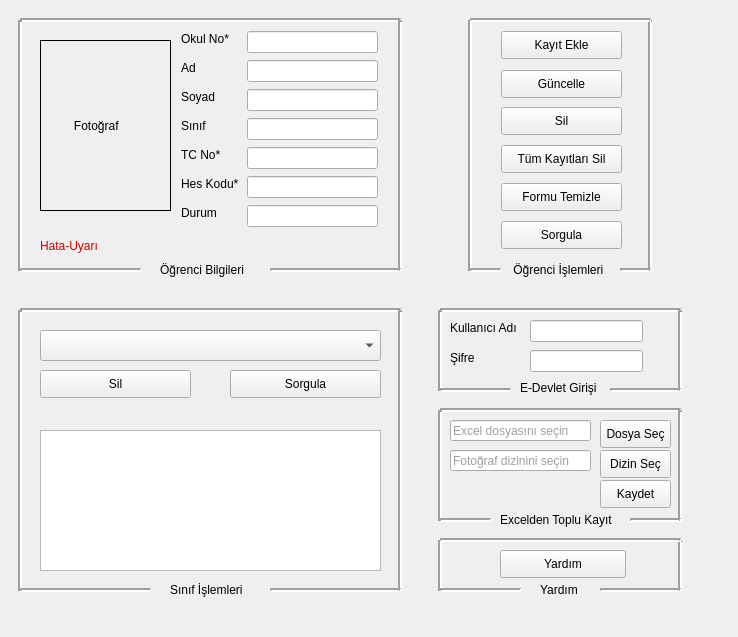
<?xml version="1.0" encoding="UTF-8"?>
<ui version="4.0">
 <class>anasayfa</class>
 <widget class="QWidget" name="anasayfa">
  <property name="geometry">
   <rect>
    <x>0</x>
    <y>0</y>
    <width>738</width>
    <height>637</height>
   </rect>
  </property>
  <property name="windowTitle">
   <string>Resimli HES Kodu Sorgulama</string>
  </property>
  <property name="windowIcon">
   <iconset>
    <normalon>../../../Desktop/unnamed.webp</normalon>
   </iconset>
  </property>
  <widget class="QComboBox" name="comboboxSinifSec">
   <property name="geometry">
    <rect>
     <x>40</x>
     <y>330</y>
     <width>341</width>
     <height>31</height>
    </rect>
   </property>
  </widget>
  <widget class="Line" name="line">
   <property name="geometry">
    <rect>
     <x>460</x>
     <y>20</y>
     <width>20</width>
     <height>251</height>
    </rect>
   </property>
   <property name="lineWidth">
    <number>2</number>
   </property>
   <property name="orientation">
    <enum>Qt::Vertical</enum>
   </property>
  </widget>
  <widget class="Line" name="line_2">
   <property name="geometry">
    <rect>
     <x>640</x>
     <y>20</y>
     <width>20</width>
     <height>251</height>
    </rect>
   </property>
   <property name="lineWidth">
    <number>2</number>
   </property>
   <property name="orientation">
    <enum>Qt::Vertical</enum>
   </property>
  </widget>
  <widget class="Line" name="line_3">
   <property name="geometry">
    <rect>
     <x>470</x>
     <y>10</y>
     <width>181</width>
     <height>20</height>
    </rect>
   </property>
   <property name="lineWidth">
    <number>2</number>
   </property>
   <property name="orientation">
    <enum>Qt::Horizontal</enum>
   </property>
  </widget>
  <widget class="Line" name="line_4">
   <property name="geometry">
    <rect>
     <x>470</x>
     <y>260</y>
     <width>31</width>
     <height>20</height>
    </rect>
   </property>
   <property name="lineWidth">
    <number>2</number>
   </property>
   <property name="orientation">
    <enum>Qt::Horizontal</enum>
   </property>
  </widget>
  <widget class="QLabel" name="label_8">
   <property name="geometry">
    <rect>
     <x>510</x>
     <y>260</y>
     <width>111</width>
     <height>20</height>
    </rect>
   </property>
   <property name="text">
    <string> Öğrenci İşlemleri</string>
   </property>
  </widget>
  <widget class="Line" name="line_5">
   <property name="geometry">
    <rect>
     <x>620</x>
     <y>260</y>
     <width>31</width>
     <height>20</height>
    </rect>
   </property>
   <property name="lineWidth">
    <number>2</number>
   </property>
   <property name="orientation">
    <enum>Qt::Horizontal</enum>
   </property>
  </widget>
  <widget class="Line" name="line_6">
   <property name="geometry">
    <rect>
     <x>20</x>
     <y>300</y>
     <width>381</width>
     <height>20</height>
    </rect>
   </property>
   <property name="lineWidth">
    <number>2</number>
   </property>
   <property name="orientation">
    <enum>Qt::Horizontal</enum>
   </property>
  </widget>
  <widget class="Line" name="line_7">
   <property name="geometry">
    <rect>
     <x>390</x>
     <y>310</y>
     <width>20</width>
     <height>281</height>
    </rect>
   </property>
   <property name="lineWidth">
    <number>2</number>
   </property>
   <property name="orientation">
    <enum>Qt::Vertical</enum>
   </property>
  </widget>
  <widget class="Line" name="line_8">
   <property name="geometry">
    <rect>
     <x>10</x>
     <y>310</y>
     <width>20</width>
     <height>281</height>
    </rect>
   </property>
   <property name="lineWidth">
    <number>2</number>
   </property>
   <property name="orientation">
    <enum>Qt::Vertical</enum>
   </property>
  </widget>
  <widget class="Line" name="line_9">
   <property name="geometry">
    <rect>
     <x>20</x>
     <y>580</y>
     <width>131</width>
     <height>20</height>
    </rect>
   </property>
   <property name="lineWidth">
    <number>2</number>
   </property>
   <property name="orientation">
    <enum>Qt::Horizontal</enum>
   </property>
  </widget>
  <widget class="QLabel" name="label_9">
   <property name="geometry">
    <rect>
     <x>170</x>
     <y>580</y>
     <width>111</width>
     <height>20</height>
    </rect>
   </property>
   <property name="text">
    <string>Sınıf İşlemleri</string>
   </property>
  </widget>
  <widget class="Line" name="line_10">
   <property name="geometry">
    <rect>
     <x>270</x>
     <y>580</y>
     <width>131</width>
     <height>20</height>
    </rect>
   </property>
   <property name="lineWidth">
    <number>2</number>
   </property>
   <property name="orientation">
    <enum>Qt::Horizontal</enum>
   </property>
  </widget>
  <widget class="Line" name="line_11">
   <property name="geometry">
    <rect>
     <x>20</x>
     <y>10</y>
     <width>381</width>
     <height>20</height>
    </rect>
   </property>
   <property name="lineWidth">
    <number>2</number>
   </property>
   <property name="orientation">
    <enum>Qt::Horizontal</enum>
   </property>
  </widget>
  <widget class="Line" name="line_12">
   <property name="geometry">
    <rect>
     <x>10</x>
     <y>20</y>
     <width>20</width>
     <height>251</height>
    </rect>
   </property>
   <property name="lineWidth">
    <number>2</number>
   </property>
   <property name="orientation">
    <enum>Qt::Vertical</enum>
   </property>
  </widget>
  <widget class="Line" name="line_13">
   <property name="geometry">
    <rect>
     <x>390</x>
     <y>20</y>
     <width>20</width>
     <height>251</height>
    </rect>
   </property>
   <property name="lineWidth">
    <number>2</number>
   </property>
   <property name="orientation">
    <enum>Qt::Vertical</enum>
   </property>
  </widget>
  <widget class="Line" name="line_14">
   <property name="geometry">
    <rect>
     <x>20</x>
     <y>260</y>
     <width>121</width>
     <height>20</height>
    </rect>
   </property>
   <property name="styleSheet">
    <string notr="true"/>
   </property>
   <property name="lineWidth">
    <number>2</number>
   </property>
   <property name="orientation">
    <enum>Qt::Horizontal</enum>
   </property>
  </widget>
  <widget class="QLabel" name="label_10">
   <property name="geometry">
    <rect>
     <x>160</x>
     <y>260</y>
     <width>111</width>
     <height>20</height>
    </rect>
   </property>
   <property name="text">
    <string>Öğrenci Bilgileri</string>
   </property>
  </widget>
  <widget class="Line" name="line_15">
   <property name="geometry">
    <rect>
     <x>270</x>
     <y>260</y>
     <width>131</width>
     <height>20</height>
    </rect>
   </property>
   <property name="styleSheet">
    <string notr="true"/>
   </property>
   <property name="lineWidth">
    <number>2</number>
   </property>
   <property name="orientation">
    <enum>Qt::Horizontal</enum>
   </property>
  </widget>
  <widget class="QLabel" name="resim">
   <property name="geometry">
    <rect>
     <x>40</x>
     <y>40</y>
     <width>131</width>
     <height>171</height>
    </rect>
   </property>
   <property name="styleSheet">
    <string notr="true"/>
   </property>
   <property name="frameShape">
    <enum>QFrame::Box</enum>
   </property>
   <property name="lineWidth">
    <number>1</number>
   </property>
   <property name="text">
    <string>         Fotoğraf</string>
   </property>
   <property name="scaledContents">
    <bool>true</bool>
   </property>
  </widget>
  <widget class="QTableWidget" name="sorguSonucuTableWidget">
   <property name="geometry">
    <rect>
     <x>40</x>
     <y>430</y>
     <width>341</width>
     <height>141</height>
    </rect>
   </property>
   <property name="styleSheet">
    <string notr="true"/>
   </property>
  </widget>
  <widget class="QLineEdit" name="fotoYoluLineEdit">
   <property name="geometry">
    <rect>
     <x>450</x>
     <y>450</y>
     <width>141</width>
     <height>21</height>
    </rect>
   </property>
   <property name="styleSheet">
    <string notr="true">color: rgb(159, 159, 159);</string>
   </property>
   <property name="text">
    <string>Fotoğraf dizinini seçin</string>
   </property>
  </widget>
  <widget class="QPushButton" name="dosyaSecButton">
   <property name="geometry">
    <rect>
     <x>600</x>
     <y>420</y>
     <width>71</width>
     <height>28</height>
    </rect>
   </property>
   <property name="text">
    <string>Dosya Seç</string>
   </property>
   <property name="autoRepeatDelay">
    <number>0</number>
   </property>
  </widget>
  <widget class="QLineEdit" name="dosyaYoluLineEdit">
   <property name="geometry">
    <rect>
     <x>450</x>
     <y>420</y>
     <width>141</width>
     <height>21</height>
    </rect>
   </property>
   <property name="styleSheet">
    <string notr="true">color: rgb(159, 159, 159);</string>
   </property>
   <property name="text">
    <string>Excel dosyasını seçin</string>
   </property>
  </widget>
  <widget class="QPushButton" name="dizinSecButton">
   <property name="geometry">
    <rect>
     <x>600</x>
     <y>450</y>
     <width>71</width>
     <height>28</height>
    </rect>
   </property>
   <property name="text">
    <string>Dizin Seç</string>
   </property>
   <property name="autoRepeatDelay">
    <number>0</number>
   </property>
  </widget>
  <widget class="QPushButton" name="topluKaydetButton">
   <property name="geometry">
    <rect>
     <x>600</x>
     <y>480</y>
     <width>71</width>
     <height>28</height>
    </rect>
   </property>
   <property name="text">
    <string>Kaydet</string>
   </property>
  </widget>
  <widget class="Line" name="line_25">
   <property name="geometry">
    <rect>
     <x>440</x>
     <y>400</y>
     <width>241</width>
     <height>20</height>
    </rect>
   </property>
   <property name="lineWidth">
    <number>2</number>
   </property>
   <property name="orientation">
    <enum>Qt::Horizontal</enum>
   </property>
  </widget>
  <widget class="Line" name="line_26">
   <property name="geometry">
    <rect>
     <x>430</x>
     <y>410</y>
     <width>20</width>
     <height>111</height>
    </rect>
   </property>
   <property name="lineWidth">
    <number>2</number>
   </property>
   <property name="orientation">
    <enum>Qt::Vertical</enum>
   </property>
  </widget>
  <widget class="Line" name="line_27">
   <property name="geometry">
    <rect>
     <x>670</x>
     <y>410</y>
     <width>20</width>
     <height>111</height>
    </rect>
   </property>
   <property name="lineWidth">
    <number>2</number>
   </property>
   <property name="orientation">
    <enum>Qt::Vertical</enum>
   </property>
  </widget>
  <widget class="Line" name="line_28">
   <property name="geometry">
    <rect>
     <x>440</x>
     <y>510</y>
     <width>51</width>
     <height>20</height>
    </rect>
   </property>
   <property name="lineWidth">
    <number>2</number>
   </property>
   <property name="orientation">
    <enum>Qt::Horizontal</enum>
   </property>
  </widget>
  <widget class="Line" name="line_29">
   <property name="geometry">
    <rect>
     <x>630</x>
     <y>510</y>
     <width>51</width>
     <height>20</height>
    </rect>
   </property>
   <property name="lineWidth">
    <number>2</number>
   </property>
   <property name="orientation">
    <enum>Qt::Horizontal</enum>
   </property>
  </widget>
  <widget class="QLabel" name="label_11">
   <property name="geometry">
    <rect>
     <x>500</x>
     <y>510</y>
     <width>121</width>
     <height>20</height>
    </rect>
   </property>
   <property name="text">
    <string>Excelden Toplu Kayıt</string>
   </property>
  </widget>
  <widget class="Line" name="line_30">
   <property name="geometry">
    <rect>
     <x>430</x>
     <y>540</y>
     <width>20</width>
     <height>51</height>
    </rect>
   </property>
   <property name="lineWidth">
    <number>2</number>
   </property>
   <property name="orientation">
    <enum>Qt::Vertical</enum>
   </property>
  </widget>
  <widget class="Line" name="line_31">
   <property name="geometry">
    <rect>
     <x>670</x>
     <y>540</y>
     <width>20</width>
     <height>51</height>
    </rect>
   </property>
   <property name="lineWidth">
    <number>2</number>
   </property>
   <property name="orientation">
    <enum>Qt::Vertical</enum>
   </property>
  </widget>
  <widget class="Line" name="line_32">
   <property name="geometry">
    <rect>
     <x>440</x>
     <y>530</y>
     <width>241</width>
     <height>20</height>
    </rect>
   </property>
   <property name="lineWidth">
    <number>2</number>
   </property>
   <property name="orientation">
    <enum>Qt::Horizontal</enum>
   </property>
  </widget>
  <widget class="QPushButton" name="btnYardim">
   <property name="geometry">
    <rect>
     <x>500</x>
     <y>550</y>
     <width>126</width>
     <height>28</height>
    </rect>
   </property>
   <property name="text">
    <string>Yardım</string>
   </property>
  </widget>
  <widget class="Line" name="line_33">
   <property name="geometry">
    <rect>
     <x>440</x>
     <y>580</y>
     <width>81</width>
     <height>20</height>
    </rect>
   </property>
   <property name="lineWidth">
    <number>2</number>
   </property>
   <property name="orientation">
    <enum>Qt::Horizontal</enum>
   </property>
  </widget>
  <widget class="Line" name="line_34">
   <property name="geometry">
    <rect>
     <x>600</x>
     <y>580</y>
     <width>81</width>
     <height>20</height>
    </rect>
   </property>
   <property name="lineWidth">
    <number>2</number>
   </property>
   <property name="orientation">
    <enum>Qt::Horizontal</enum>
   </property>
  </widget>
  <widget class="QLabel" name="label_12">
   <property name="geometry">
    <rect>
     <x>540</x>
     <y>580</y>
     <width>51</width>
     <height>20</height>
    </rect>
   </property>
   <property name="text">
    <string>Yardım</string>
   </property>
  </widget>
  <widget class="Line" name="line_35">
   <property name="geometry">
    <rect>
     <x>440</x>
     <y>300</y>
     <width>241</width>
     <height>20</height>
    </rect>
   </property>
   <property name="frameShadow">
    <enum>QFrame::Sunken</enum>
   </property>
   <property name="lineWidth">
    <number>2</number>
   </property>
   <property name="orientation">
    <enum>Qt::Horizontal</enum>
   </property>
  </widget>
  <widget class="Line" name="line_36">
   <property name="geometry">
    <rect>
     <x>670</x>
     <y>310</y>
     <width>20</width>
     <height>81</height>
    </rect>
   </property>
   <property name="styleSheet">
    <string notr="true">color: rgb(255, 0, 0);</string>
   </property>
   <property name="frameShadow">
    <enum>QFrame::Sunken</enum>
   </property>
   <property name="lineWidth">
    <number>2</number>
   </property>
   <property name="orientation">
    <enum>Qt::Vertical</enum>
   </property>
  </widget>
  <widget class="Line" name="line_37">
   <property name="geometry">
    <rect>
     <x>430</x>
     <y>310</y>
     <width>20</width>
     <height>81</height>
    </rect>
   </property>
   <property name="lineWidth">
    <number>2</number>
   </property>
   <property name="orientation">
    <enum>Qt::Vertical</enum>
   </property>
  </widget>
  <widget class="QLabel" name="label_13">
   <property name="geometry">
    <rect>
     <x>450</x>
     <y>320</y>
     <width>71</width>
     <height>16</height>
    </rect>
   </property>
   <property name="text">
    <string>Kullanıcı Adı</string>
   </property>
  </widget>
  <widget class="QLabel" name="label_14">
   <property name="geometry">
    <rect>
     <x>450</x>
     <y>350</y>
     <width>55</width>
     <height>16</height>
    </rect>
   </property>
   <property name="text">
    <string>Şifre</string>
   </property>
  </widget>
  <widget class="QLineEdit" name="kullaniciAdi">
   <property name="geometry">
    <rect>
     <x>530</x>
     <y>320</y>
     <width>113</width>
     <height>22</height>
    </rect>
   </property>
   <property name="echoMode">
    <enum>QLineEdit::Password</enum>
   </property>
  </widget>
  <widget class="QLineEdit" name="sifre">
   <property name="geometry">
    <rect>
     <x>530</x>
     <y>350</y>
     <width>113</width>
     <height>22</height>
    </rect>
   </property>
   <property name="echoMode">
    <enum>QLineEdit::Password</enum>
   </property>
  </widget>
  <widget class="Line" name="line_16">
   <property name="geometry">
    <rect>
     <x>440</x>
     <y>380</y>
     <width>71</width>
     <height>20</height>
    </rect>
   </property>
   <property name="lineWidth">
    <number>2</number>
   </property>
   <property name="orientation">
    <enum>Qt::Horizontal</enum>
   </property>
  </widget>
  <widget class="Line" name="line_17">
   <property name="geometry">
    <rect>
     <x>610</x>
     <y>380</y>
     <width>71</width>
     <height>20</height>
    </rect>
   </property>
   <property name="lineWidth">
    <number>2</number>
   </property>
   <property name="orientation">
    <enum>Qt::Horizontal</enum>
   </property>
  </widget>
  <widget class="QLabel" name="label_15">
   <property name="geometry">
    <rect>
     <x>520</x>
     <y>380</y>
     <width>91</width>
     <height>16</height>
    </rect>
   </property>
   <property name="text">
    <string>E-Devlet Girişi</string>
   </property>
  </widget>
  <widget class="QLabel" name="labelHata">
   <property name="enabled">
    <bool>true</bool>
   </property>
   <property name="geometry">
    <rect>
     <x>40</x>
     <y>236</y>
     <width>341</width>
     <height>20</height>
    </rect>
   </property>
   <property name="styleSheet">
    <string notr="true">color: rgb(207, 0, 0);</string>
   </property>
   <property name="text">
    <string>Hata-Uyarı</string>
   </property>
  </widget>
  <widget class="QLabel" name="sorguSonucuLabel">
   <property name="geometry">
    <rect>
     <x>60</x>
     <y>410</y>
     <width>301</width>
     <height>20</height>
    </rect>
   </property>
   <property name="text">
    <string/>
   </property>
  </widget>
  <widget class="QPushButton" name="btnKayitEkle">
   <property name="geometry">
    <rect>
     <x>501</x>
     <y>31</y>
     <width>121</width>
     <height>28</height>
    </rect>
   </property>
   <property name="text">
    <string>Kayıt Ekle</string>
   </property>
  </widget>
  <widget class="QPushButton" name="btnGuncelle">
   <property name="geometry">
    <rect>
     <x>501</x>
     <y>70</y>
     <width>121</width>
     <height>28</height>
    </rect>
   </property>
   <property name="text">
    <string>Güncelle</string>
   </property>
  </widget>
  <widget class="QPushButton" name="btnSil">
   <property name="geometry">
    <rect>
     <x>501</x>
     <y>107</y>
     <width>121</width>
     <height>28</height>
    </rect>
   </property>
   <property name="text">
    <string>Sil</string>
   </property>
  </widget>
  <widget class="QPushButton" name="btnFormuTemizle">
   <property name="geometry">
    <rect>
     <x>501</x>
     <y>183</y>
     <width>121</width>
     <height>28</height>
    </rect>
   </property>
   <property name="text">
    <string>Formu Temizle</string>
   </property>
  </widget>
  <widget class="QPushButton" name="btnHepsiniSil">
   <property name="geometry">
    <rect>
     <x>501</x>
     <y>145</y>
     <width>121</width>
     <height>28</height>
    </rect>
   </property>
   <property name="text">
    <string>Tüm Kayıtları Sil</string>
   </property>
  </widget>
  <widget class="QPushButton" name="btnSorgula">
   <property name="geometry">
    <rect>
     <x>501</x>
     <y>221</y>
     <width>121</width>
     <height>28</height>
    </rect>
   </property>
   <property name="text">
    <string>Sorgula</string>
   </property>
  </widget>
  <widget class="QLineEdit" name="tcNo">
   <property name="geometry">
    <rect>
     <x>247</x>
     <y>147</y>
     <width>131</width>
     <height>22</height>
    </rect>
   </property>
  </widget>
  <widget class="QLabel" name="label">
   <property name="geometry">
    <rect>
     <x>181</x>
     <y>147</y>
     <width>51</width>
     <height>16</height>
    </rect>
   </property>
   <property name="text">
    <string>TC No*</string>
   </property>
  </widget>
  <widget class="QLineEdit" name="hesKodu">
   <property name="geometry">
    <rect>
     <x>247</x>
     <y>176</y>
     <width>131</width>
     <height>22</height>
    </rect>
   </property>
  </widget>
  <widget class="QLabel" name="label_6">
   <property name="geometry">
    <rect>
     <x>181</x>
     <y>205</y>
     <width>38</width>
     <height>16</height>
    </rect>
   </property>
   <property name="text">
    <string>Durum</string>
   </property>
  </widget>
  <widget class="QLabel" name="label_5">
   <property name="geometry">
    <rect>
     <x>181</x>
     <y>176</y>
     <width>61</width>
     <height>16</height>
    </rect>
   </property>
   <property name="text">
    <string>Hes Kodu*</string>
   </property>
  </widget>
  <widget class="QLineEdit" name="durum">
   <property name="geometry">
    <rect>
     <x>247</x>
     <y>205</y>
     <width>131</width>
     <height>22</height>
    </rect>
   </property>
  </widget>
  <widget class="QLineEdit" name="okulNo">
   <property name="geometry">
    <rect>
     <x>247</x>
     <y>31</y>
     <width>131</width>
     <height>22</height>
    </rect>
   </property>
  </widget>
  <widget class="QLabel" name="label_2">
   <property name="geometry">
    <rect>
     <x>181</x>
     <y>31</y>
     <width>61</width>
     <height>16</height>
    </rect>
   </property>
   <property name="text">
    <string>Okul No*</string>
   </property>
  </widget>
  <widget class="QLineEdit" name="ad">
   <property name="geometry">
    <rect>
     <x>247</x>
     <y>60</y>
     <width>131</width>
     <height>22</height>
    </rect>
   </property>
  </widget>
  <widget class="QLabel" name="label_3">
   <property name="geometry">
    <rect>
     <x>181</x>
     <y>60</y>
     <width>16</width>
     <height>16</height>
    </rect>
   </property>
   <property name="text">
    <string>Ad</string>
   </property>
  </widget>
  <widget class="QLabel" name="label_4">
   <property name="geometry">
    <rect>
     <x>181</x>
     <y>89</y>
     <width>35</width>
     <height>16</height>
    </rect>
   </property>
   <property name="text">
    <string>Soyad</string>
   </property>
  </widget>
  <widget class="QLineEdit" name="soyad">
   <property name="geometry">
    <rect>
     <x>247</x>
     <y>89</y>
     <width>131</width>
     <height>22</height>
    </rect>
   </property>
  </widget>
  <widget class="QLineEdit" name="sinif">
   <property name="geometry">
    <rect>
     <x>247</x>
     <y>118</y>
     <width>131</width>
     <height>22</height>
    </rect>
   </property>
  </widget>
  <widget class="QLabel" name="label_7">
   <property name="geometry">
    <rect>
     <x>181</x>
     <y>118</y>
     <width>26</width>
     <height>16</height>
    </rect>
   </property>
   <property name="text">
    <string>Sınıf</string>
   </property>
  </widget>
  <widget class="QPushButton" name="btnSinifSorgula">
   <property name="geometry">
    <rect>
     <x>230</x>
     <y>370</y>
     <width>151</width>
     <height>28</height>
    </rect>
   </property>
   <property name="text">
    <string>Sorgula</string>
   </property>
  </widget>
  <widget class="QPushButton" name="btnSinifSil">
   <property name="geometry">
    <rect>
     <x>40</x>
     <y>370</y>
     <width>151</width>
     <height>28</height>
    </rect>
   </property>
   <property name="text">
    <string>Sil</string>
   </property>
  </widget>
 </widget>
 <resources/>
 <connections/>
</ui>
